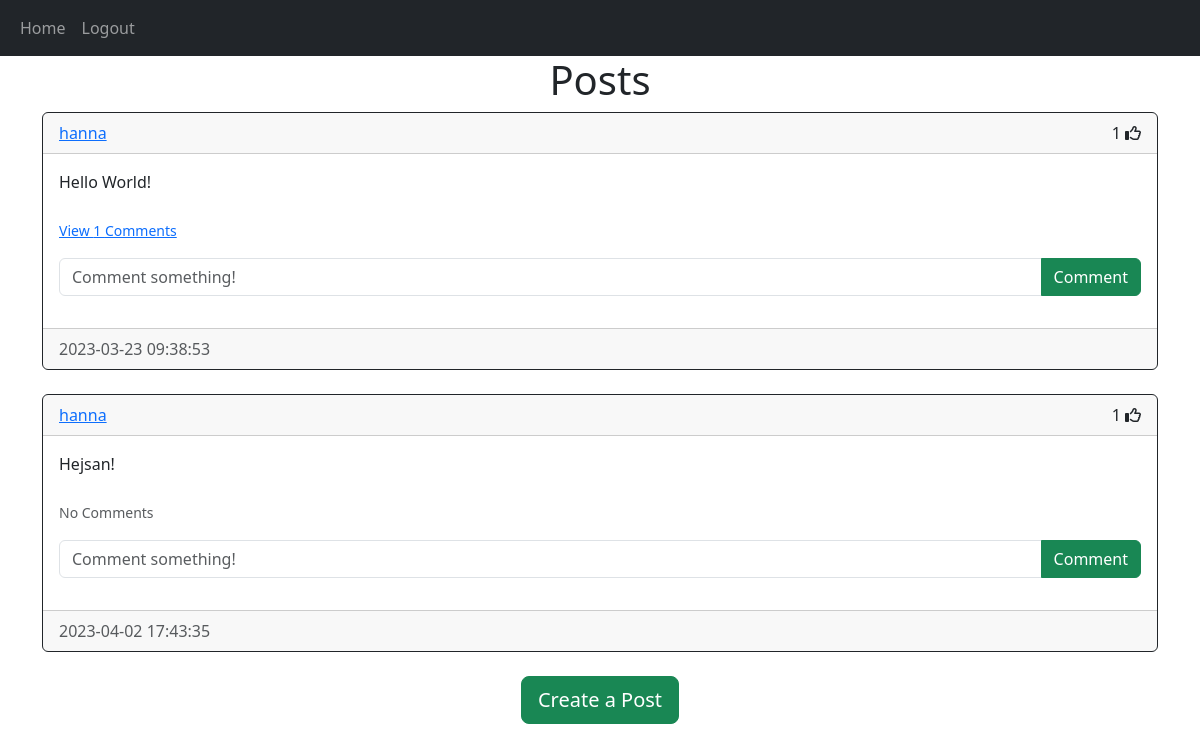
The app's page /home (signed in) with its own data.
### website/models.py (models this page shows)
class Post(db.Model):
    id = db.Column(db.Integer, primary_key=True)
    text = db.Column(db.Text, nullable=False)
    date_created = db.Column(db.DateTime(timezone=True), default=func.now())
    author = db.Column(db.Integer, db.ForeignKey("user.id", ondelete="CASCADE"), nullable=False)
    comments = db.relationship("Comment", backref="post", passive_deletes=True)
    likes = db.relationship("Like", backref="post", passive_deletes=True)

class User(db.Model, UserMixin):
    id = db.Column(db.Integer, primary_key=True)
    email = db.Column(db.String(150), unique=True)
    username = db.Column(db.String(150), unique=True)
    password = db.Column(db.String(150))
    date_created = db.Column(db.DateTime(timezone=True), default=func.now())
    posts = db.relationship("Post", backref="user", passive_deletes=True)
    comments = db.relationship("Comment", backref="user", passive_deletes=True)
    likes = db.relationship("Like", backref="user", passive_deletes=True)

### website/views.py (the view)
@views.route("/")
@views.route("/home")
@login_required
def home():
    posts = Post.query.all()
    return render_template("home.html", user = current_user, posts = posts)

### website/__init__.py (called while the page is built)
def create_app():
    app = Flask(__name__)
    app.config['SECRET_KEY'] = "helloworld"
    app.config['SQLALCHEMY_DATABASE_URI'] = f'sqlite:///{DB_NAME}'
    db.init_app(app)
    from .views import views
    from .auth import auth
    app.register_blueprint(views, url_prefix="/")
    app.register_blueprint(auth, url_prefix="/")
    from .models import User, Post, Comment, Like
    create_database(app)
    login_manager = LoginManager()
    login_manager.login_view = "auth.login"
    login_manager.init_app(app)
    @login_manager.user_loader
    def load_user(id):
        return User.query.get(int(id))
    return app

### website/templates/home.html (shortened to what this page needs)
{% extends "posts_div.html" %}

### website/templates/posts_div.html (shortened to what this page needs)
{% extends "base.html" %}
{% block content%}
    <h1 align="center">{% block header %}Posts{% endblock %}</h1>
    <div id="posts">
      {% for post in posts %}
      <div class="card border-dark">
        <div class="card-header d-flex justify-content-between align-items-center">
          <a href="/posts/{{post.user.username}}">{{post.user.username}}</a>
          <div>
            <span id="likes-count-{{post.id}}">{{post.likes|length}}</span>
            {% if user.id in post.likes|map(attribute="author")|list %}
            <i
          class="fas fa-thumbs-up" id="like-button-{{post.id}}"onclick="like({{post.id}})"></i>
            {% else %}
            <i class="far fa-thumbs-up" id="like-button-{{post.id}}"onclick="like({{post.id}})"></i>
            {% endif %}
        </div>
        </div>
        <div class="card-body">
          <div class="card-text">{{post.text}}</div>
          <br>
          <p class="card-text">
            {% if post.comments|length > 0 %}
            <a data-bs-toggle="collapse" href="#comments-{{post.id}}" role="button">
              <small>View {{post.comments|length}} Comments</small>
            </a>
            {% else %}
            <small class="text-muted">No Comments</small>
            {% endif %}
          </p>
          <form class="input-group mb-3" method="POST" action="/create-comment/{{post.id}}">
            <input type="text" id="text" name="text" class="form-control" placeholder="Comment something!"/>
            <button type="submit" class="btn btn-success">Comment</button>
          </form>
        </div>
        <div class="card-footer text-muted">{{post.date_created}}</div>
      </div>
      <br> {% endfor %}
    </div>
    {% block footer %}
    <div align="center">
      <a href="/create-post"><button type="button" class="btn btn-success btn-lg">Create a Post</button></a>
    </div>
  {% endblock %}
{% endblock %}

### records on screen
Post: user.username "hanna", likes|length "1", text "Hello World!", comments|length "1", date_created "2023-03-23 09:38:53"
Post: user.username "hanna", likes|length "1", text "Hejsan!", shows "No Comments", date_created "2023-04-02 17:43:35"
